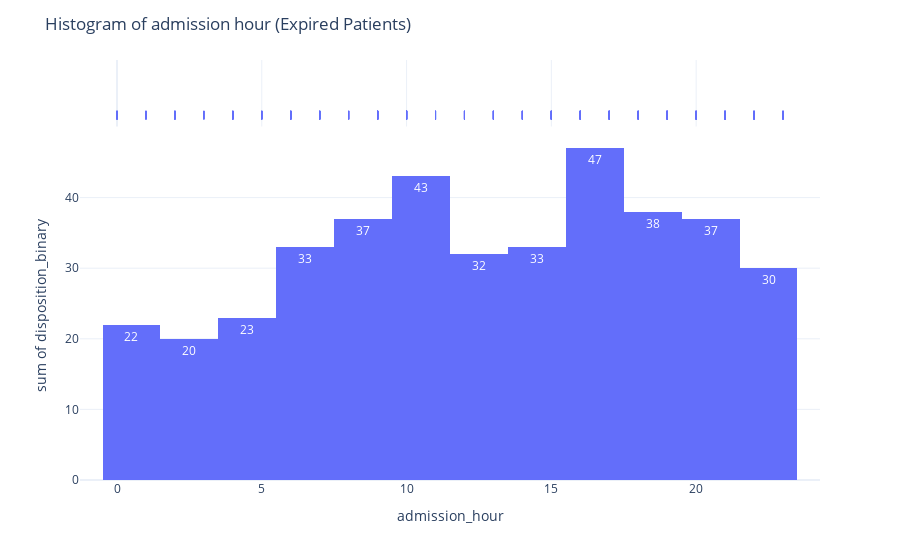

The cell this chart's notebook holds for it:
### Markdown cell above
- No special pattern is found for which day of week have any suspicious pattern

### Code cell
fig = px.histogram(edstays3[edstays3['disposition_binary'] == True], y='disposition_binary', x='admission_hour' ,template='plotly_white', text_auto=True, marginal="rug")
fig.update_layout(title='Histogram of admission hour (Expired Patients)')
# sort the histogram by y-axis
fig.update_xaxes(categoryorder="total ascending")
fig.show()

### Figure 1 — Plotly figure (JSON) as saved in the notebook; plotly's stock layout.template omitted (floating-point values rounded to 4 significant figures; data arrays with more than 128 entries replaced by an {"elided": "..."} marker saying what was removed)
{"data": [{"alignmentgroup": "True", "bingroup": "x", "histfunc": "sum", "hovertemplate": "admission_hour=%{x}<br>sum of disposition_binary=%{y}<extra></extra>", "legendgroup": "", "marker": {"color": "#636efa", "pattern": {"shape": ""}}, "name": "", "offsetgroup": "", "orientation": "v", "showlegend": false, "texttemplate": "%{value}", "type": "histogram", "x": {"elided": "395 int values"}, "xaxis": "x", "y": {"elided": "395 int values"}, "yaxis": "y"}, {"alignmentgroup": "True", "boxpoints": "all", "fillcolor": "rgba(255,255,255,0)", "hoveron": "points", "hovertemplate": "admission_hour=%{x}<extra></extra>", "jitter": 0, "legendgroup": "", "line": {"color": "rgba(255,255,255,0)"}, "marker": {"color": "#636efa", "symbol": "line-ns-open"}, "name": "", "offsetgroup": "", "showlegend": false, "type": "box", "x": {"elided": "395 int values"}, "xaxis": "x2", "yaxis": "y2"}], "layout": {"barmode": "relative", "legend": {"tracegroupgap": 0}, "margin": {"t": 60}, "title": {"text": "Histogram of admission hour (Expired Patients)"}, "xaxis": {"anchor": "y", "categoryorder": "total ascending", "domain": [0, 1], "title": {"text": "admission_hour"}}, "xaxis2": {"anchor": "y2", "categoryorder": "total ascending", "domain": [0, 1], "matches": "x", "showgrid": true, "showticklabels": false}, "yaxis": {"anchor": "x", "domain": [0, 0.8316], "title": {"text": "sum of disposition_binary"}}, "yaxis2": {"anchor": "x2", "domain": [0.8416, 1], "matches": "y2", "showgrid": false, "showline": false, "showticklabels": false, "ticks": ""}}}
